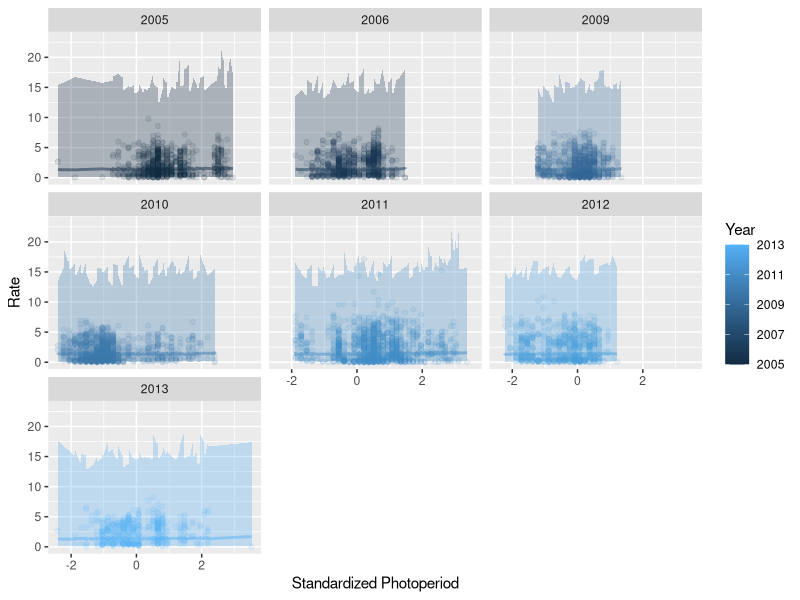
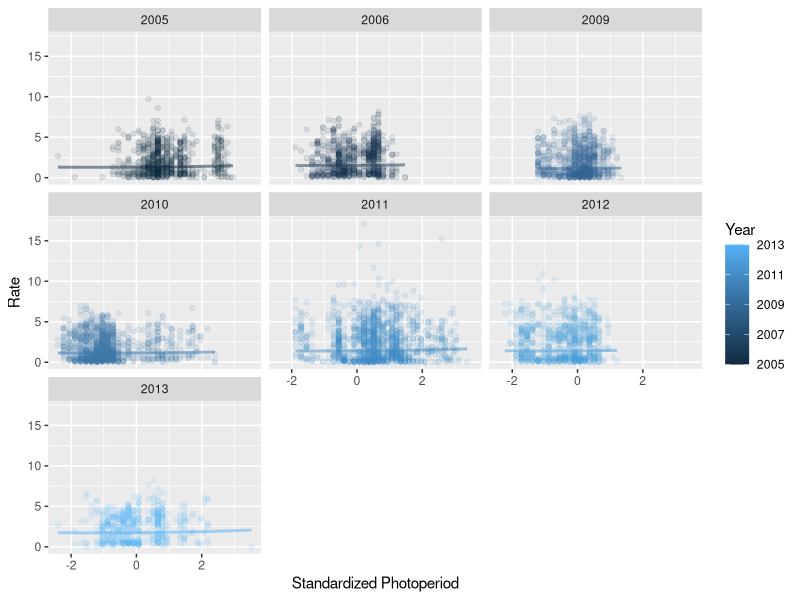

Reproduce these figures in R, in order.
## ---- chunk 1

## ---- chunk 2
library(tidyverse)
library(lme4)
library(merTools)
## ---- chunk 3
# Read in the data
est_mvmt <- read.csv("data/est.mvmt.txt")
## ---- chunk 4
# Create a separate variable for log movement rate
est_mvmt$logRate <- log(est_mvmt$Rate)
## ---- chunk 5
photo_mod <- lmer(logRate ~ (1 | Year) + PhS + Ph2S, data = est_mvmt)
## ---- chunk 6
# Load the lme4 library
library(lme4)
# Create a candidate model set (this is the set used in the paper)
Mov.mods <- list()
Mov.mods[[1]] <- lmer(log(Rate) ~ (1 | Year) + RKM + RKM2 + Dis + PhS + Ph2S, data = est_mvmt)
Mov.mods[[2]] <- lmer(log(Rate) ~ (1 | Year) + RKM + RKM2 + Dis + SW + PhS + Ph2S, data = est_mvmt)
Mov.mods[[3]] <- lmer(log(Rate) ~ (1 | Year) + RKM + RKM2 + Dis + k + SW + PhS + Ph2S, data = est_mvmt)
Mov.mods[[4]] <- lmer(log(Rate) ~ (1 | Year) + RKM + RKM2 + Dis + ATP + SW + PhS + Ph2S, data = est_mvmt)
Mov.mods[[5]] <- lmer(log(Rate) ~ (1 | Year) + RKM + RKM2 + Dis + Org + SW + PhS + Ph2S, data = est_mvmt)
Mov.mods[[6]] <- lmer(log(Rate) ~ (1 | Year) + RKM + RKM2 + Dis + Dams + PhS + Ph2S, data = est_mvmt)
Mov.mods[[7]] <- lmer(log(Rate) ~ (1 | Year) + RKM + RKM2 + Dis + k + Dams + PhS + Ph2S, data = est_mvmt)
Mov.mods[[8]] <- lmer(log(Rate) ~ (1 | Year) + RKM + RKM2 + Dis + ATP + Dams + PhS + Ph2S, data = est_mvmt)
Mov.mods[[9]] <- lmer(log(Rate) ~ (1 | Year) + RKM + RKM2 + Dis + Org + Dams + PhS + Ph2S, data = est_mvmt)
Mov.mods[[10]] <- lmer(log(Rate) ~ (1 | Year) + RKM + RKM2 + Dis + RelKM + PhS + Ph2S, data = est_mvmt)
Mov.mods[[11]] <- lmer(log(Rate) ~ (1 | Year) + RKM + RKM2 + Dis + k + RelKM + PhS + Ph2S, data = est_mvmt)
Mov.mods[[12]] <- lmer(log(Rate) ~ (1 | Year) + RKM + RKM2 + Dis + ATP + RelKM + PhS + Ph2S, data = est_mvmt)
Mov.mods[[13]] <- lmer(log(Rate) ~ (1 | Year) + RKM + RKM2 + Dis + Org + RelKM + PhS + Ph2S, data = est_mvmt)
Mov.mods[[14]] <- lmer(log(Rate) ~ (1 | Year) + RKM + Dis + PhS + Ph2S, data = est_mvmt)
Mov.mods[[15]] <- lmer(log(Rate) ~ (1 | Year) + RKM + Dis + SW + PhS + Ph2S, data = est_mvmt)
Mov.mods[[16]] <- lmer(log(Rate) ~ (1 | Year) + RKM + Dis + k + SW + PhS + Ph2S, data = est_mvmt)
Mov.mods[[17]] <- lmer(log(Rate) ~ (1 | Year) + RKM + Dis + ATP + SW + PhS + Ph2S, data = est_mvmt)
Mov.mods[[18]] <- lmer(log(Rate) ~ (1 | Year) + RKM + Dis + Org + SW + PhS + Ph2S, data = est_mvmt)
Mov.mods[[19]] <- lmer(log(Rate) ~ (1 | Year) + RKM + Dis + Dams + PhS + Ph2S, data = est_mvmt)
Mov.mods[[20]] <- lmer(log(Rate) ~ (1 | Year) + RKM + Dis + k + Dams + PhS + Ph2S, data = est_mvmt)
Mov.mods[[21]] <- lmer(log(Rate) ~ (1 | Year) + RKM + Dis + ATP + Dams + PhS + Ph2S, data = est_mvmt)
Mov.mods[[22]] <- lmer(log(Rate) ~ (1 | Year) + RKM + Dis + Org + Dams + PhS + Ph2S, data = est_mvmt)
Mov.mods[[23]] <- lmer(log(Rate) ~ (1 | Year) + RKM + Dis + RelKM + PhS + Ph2S, data = est_mvmt)
Mov.mods[[24]] <- lmer(log(Rate) ~ (1 | Year) + RKM + Dis + k + RelKM + PhS + Ph2S, data = est_mvmt)
Mov.mods[[25]] <- lmer(log(Rate) ~ (1 | Year) + RKM + Dis + ATP + RelKM + PhS + Ph2S, data = est_mvmt)
Mov.mods[[26]] <- lmer(log(Rate) ~ (1 | Year) + RKM + Dis + Org + RelKM + PhS + Ph2S, data = est_mvmt)

# Create a vector of names for the models
MovNames <- c()
MovNames[1] <- "RKM + RKM 2 + Dis + PhS + PhS2"
MovNames[2] <- "RKM + RKM 2 + Dis + SW + PhS + PhS2"
MovNames[3] <- "RKM + RKM 2 + Dis + k + SW + PhS + PhS2"
MovNames[4] <- "RKM + RKM 2 + Dis + ATP + SW + PhS + PhS2"
MovNames[5] <- "RKM + RKM 2 + Dis + Org + SW + PhS + PhS2"
MovNames[6] <- "RKM + RKM 2 + Dis + Dams + PhS + PhS2"
MovNames[7] <- "RKM + RKM 2 + Dis + k + Dams + PhS + PhS2"
MovNames[8] <- "RKM + RKM 2 + Dis + ATP + Dams + PhS + PhS2"
MovNames[9] <- "RKM + RKM 2 + Dis + Org + Dams + PhS + PhS2"
MovNames[10] <- "RKM + RKM 2 + Dis + RelKM + PhS + PhS2"
MovNames[11] <- "RKM + RKM 2 + Dis + k + RelKM + PhS + PhS2"
MovNames[12] <- "RKM + RKM 2 + Dis + ATP + RelKM + PhS + PhS2"
MovNames[13] <- "RKM + RKM 2 + Dis + Org + RelKM + PhS + PhS2"
MovNames[14] <- "RKM + Dis + PhS + PhS2"
MovNames[15] <- "RKM + Dis + SW + PhS + PhS2"
MovNames[16] <- "RKM + Dis + k + SW + PhS + PhS2"
MovNames[17] <- "RKM + Dis + ATP + SW + PhS + PhS2"
MovNames[18] <- "RKM + Dis + Org + SW + PhS + PhS2"
MovNames[19] <- "RKM + Dis + Dams + PhS + PhS2"
MovNames[20] <- "RKM + Dis + k + Dams + PhS + PhS2"
MovNames[21] <- "RKM + Dis + ATP + Dams + PhS + PhS2"
MovNames[22] <- "RKM + Dis + Org + Dams + PhS + PhS2"
MovNames[23] <- "RKM + Dis + RelKM + PhS + PhS2"
MovNames[24] <- "RKM + Dis + k + RelKM + PhS + PhS2"
MovNames[25] <- "RKM + Dis + ATP + RelKM + PhS + PhS2"
MovNames[26] <- "RKM + Dis + Org + RelKM + PhS + PhS2"
## ---- chunk 7
move_mod_01 <- lmer(
  logRate ~ (1 | Year) + RKM + RKM2 + Dis + PhS + Ph2S,
  data = est_mvmt
)
## ---- chunk 8
library(car)
Anova(photo_mod, Type = "III")
## ---- chunk 9
# Simulate predictions from the relationship
# stored in the model fit using our original data
log_preds <- predictInterval(
  merMod = photo_mod,
  level = 0.95, n.sims = 1000,
  stat = "median",
  type = "linear.prediction",
  which = "fixed",
  include.resid.var = TRUE
)

# Convert them to the real scale for plotting
real_preds <- apply(log_preds, 2, exp)

# Combine predictions with the original data
mer_preds <- data.frame(est_mvmt, real_preds)

ggplot(mer_preds, aes(x = PhS, y = Rate, color = Year, fill = Year)) +
  geom_point(alpha = 0.10) +
  geom_ribbon(aes(ymin = lwr, ymax = upr, color = NULL), alpha = .3) +
  geom_line(aes(y = fit), lwd = 1, alpha = 0.50) +
  facet_wrap(~Year) +
  xlab("Standardized Photoperiod") +
  ylab("Rate")
## ---- chunk 10
# Make predictions from the model:
log_preds <- data.frame(fit = predict(photo_mod, type="link"))

# Convert them to the real scale for plotting
real_preds <- apply(log_preds, 2, exp)

# Combine predictions with the original data
est_preds <- data.frame(est_mvmt, real_preds)

ggplot(est_preds, aes(x = PhS, y = Rate, color = Year, fill = Year)) +
  geom_point(alpha = 0.10) +
  # geom_ribbon(aes(ymin = lwr, ymax = upr, color = NULL), alpha = .3) +
  geom_line(aes(y = fit), lwd = 1, alpha = 0.50) +
  facet_wrap(~Year) +
  xlab("Standardized Photoperiod") +
  ylab("Rate")
